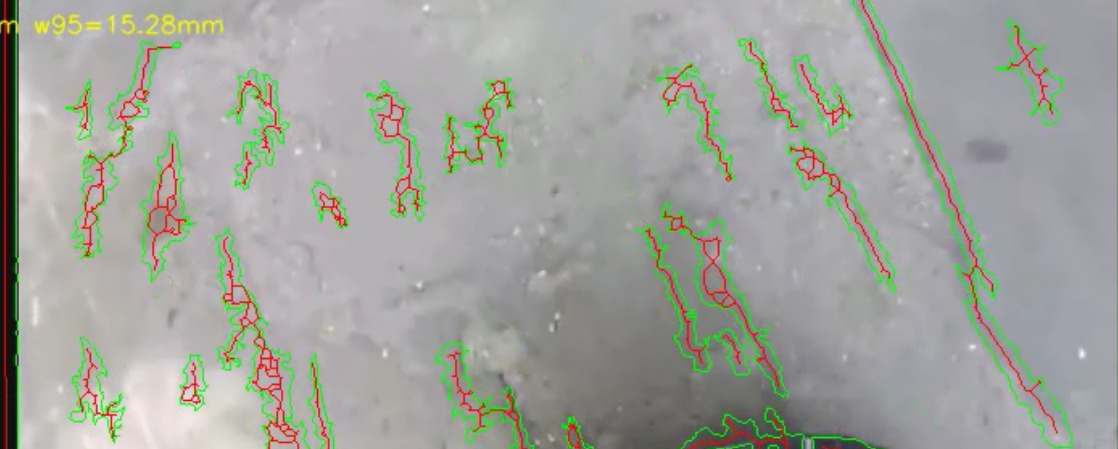
#> input picture grietas_detectadas.jpeg, 1118 x 449 px, given in place of video_grietas.mp4, which was not available
$ python mian.py
#> lines starting #> are read from the running program, lines starting #| are printed output that depends on the picture; after the words box and inside, x2 and y2 are one past the last pixel; in counts of white or black regions, pixels touching at a corner belong together; pictures that were not available may be replaced by others from this repository, and a replacement may not be noted
import cv2
import numpy as np
from google.colab.patches import cv2_imshow # Import added here

def adjust_gamma(image, gamma=1.0):
    """
    Técnica no lineal para oscurecer medios tonos (grietas pálidas)
    sin perder la información general.
    gamma < 1.0 hace la imagen más oscura (resalta grietas claras).
    """
    invGamma = 1.0 / gamma
    table = np.array([((i / 255.0) ** invGamma) * 255
                      for i in np.arange(0, 256)]).astype("uint8")
    return cv2.LUT(image, table)

def process_road_video_v3(video_path, output_path=None):
#> called with video_path = 'video_grietas.mp4'
    cap = cv2.VideoCapture(video_path)
    if not cap.isOpened():
        print("Error al abrir video")
        return

    if output_path:
        width = int(cap.get(cv2.CAP_PROP_FRAME_WIDTH))
        height = int(cap.get(cv2.CAP_PROP_FRAME_HEIGHT))
        fps = int(cap.get(cv2.CAP_PROP_FPS))
        out = cv2.VideoWriter(output_path, cv2.VideoWriter_fourcc(*'mp4v'), fps, (width, height))

    # --- AJUSTES DE ALTA SENSIBILIDAD ---
    # ROI: Corte del auto (20% abajo)
    CAR_MASK_PERCENT = 0.25

    # GAMMA: Valor clave para tus nuevas imágenes.
    # Un valor bajo (0.4 - 0.6) oscurece las grietas grises.
    GAMMA_VALUE = 0.5

    # BlackHat Kernel: Un poco más grande para asegurar que pille grietas largas
    BLACKHAT_KERNEL_SIZE = (20, 20)

    # Umbral: Lo bajamos aún más gracias a la limpieza previa
    THRESHOLD_VAL = 15

    # Filtros de forma
    MIN_AREA = 20         # Aceptamos fragmentos pequeños
    MAX_SOLIDITY = 0.6    # Las grietas son irregulares

    clahe = cv2.createCLAHE(clipLimit=4.0, tileGridSize=(8,8))
    kernel_bh = cv2.getStructuringElement(cv2.MORPH_RECT, BLACKHAT_KERNEL_SIZE)
    kernel_clean = cv2.getStructuringElement(cv2.MORPH_RECT, (3, 3))

    while True:
        ret, frame = cap.read()
#> frame is the input picture: shape (449, 1118, 3); mean B, G, R 157.1, 164.1, 161.8
        if not ret: break

        height, width = frame.shape[:2]
#> height = 449; width = 1118

        # 1. Escala de grises
        gray = cv2.cvtColor(frame, cv2.COLOR_BGR2GRAY)

        # -------------------------------------------------------------
        # PASO CLAVE 1: FILTRO BILATERAL
        # -------------------------------------------------------------
        # Suaviza el "grano" del asfalto (reduce ruido) PERO mantiene
        # los bordes afilados de la grieta.
        # d=9 (diametro), sigmaColor=75, sigmaSpace=75
        filtered = cv2.bilateralFilter(gray, 9, 75, 75)

        # -------------------------------------------------------------
        # PASO CLAVE 2: CORRECCIÓN GAMMA + CLAHE
        # -------------------------------------------------------------
        # Primero ecualizamos contraste local (CLAHE)
        enhanced = clahe.apply(filtered)
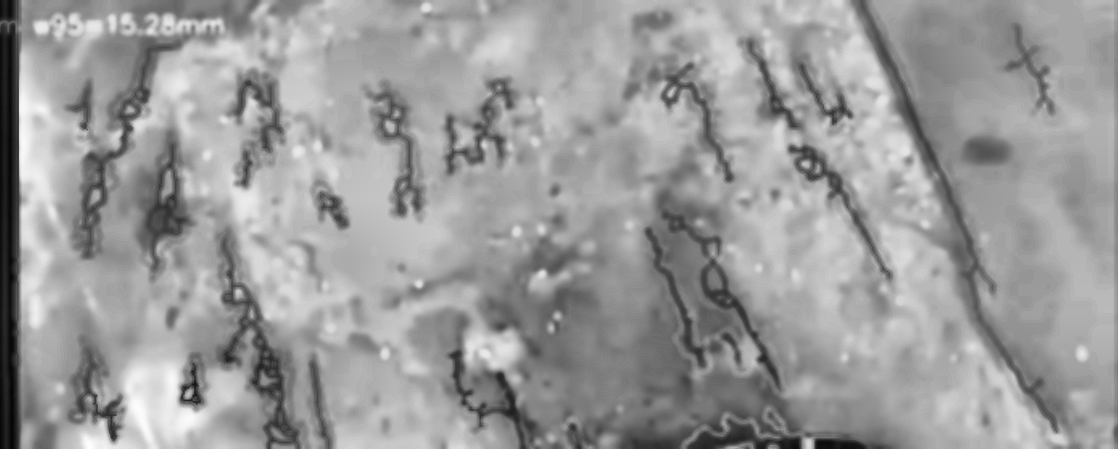
#> enhanced: shape (449, 1118); min 4, max 253, mean 154.8
        # Luego aplicamos Gamma para hundir los grises en negro
        gamma_corrected = adjust_gamma(enhanced, gamma=GAMMA_VALUE)
#> in adjust_gamma, `return cv2.LUT(image, table)`:
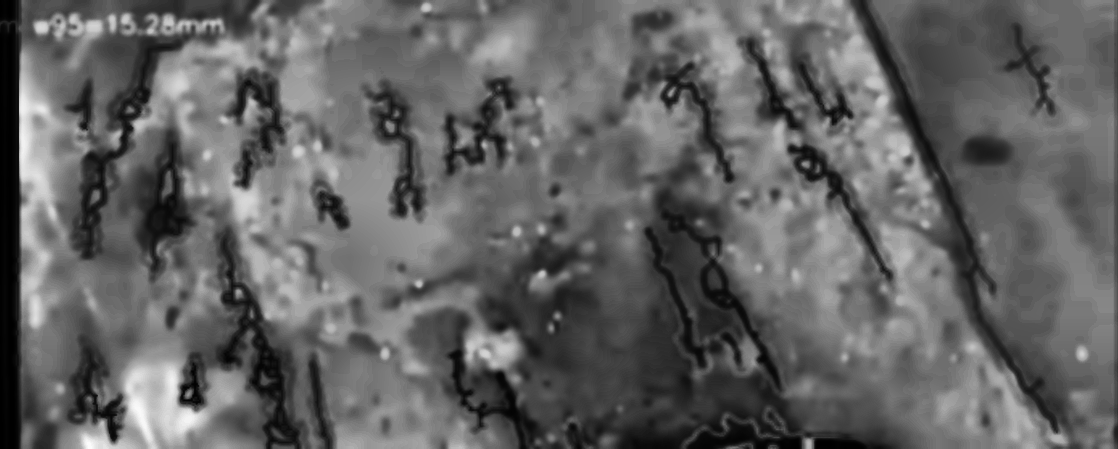
#> returned value: shape (449, 1118); min 0, max 251, mean 99.3

        # -------------------------------------------------------------
        # PASO 3: Detección (BlackHat)
        # -------------------------------------------------------------
        blackhat = cv2.morphologyEx(gamma_corrected, cv2.MORPH_BLACKHAT, kernel_bh)

        # ROI y Pintura (Igual que antes)
        roi_mask = np.ones_like(gray, dtype=np.uint8) * 255
        cutoff_y = int(height * (1 - CAR_MASK_PERCENT))
#> cutoff_y = 336
        roi_mask[cutoff_y:, :] = 0

        # Detectar pintura sobre la imagen original (más brillante)
        _, paint_mask = cv2.threshold(gray, 210, 255, cv2.THRESH_BINARY)
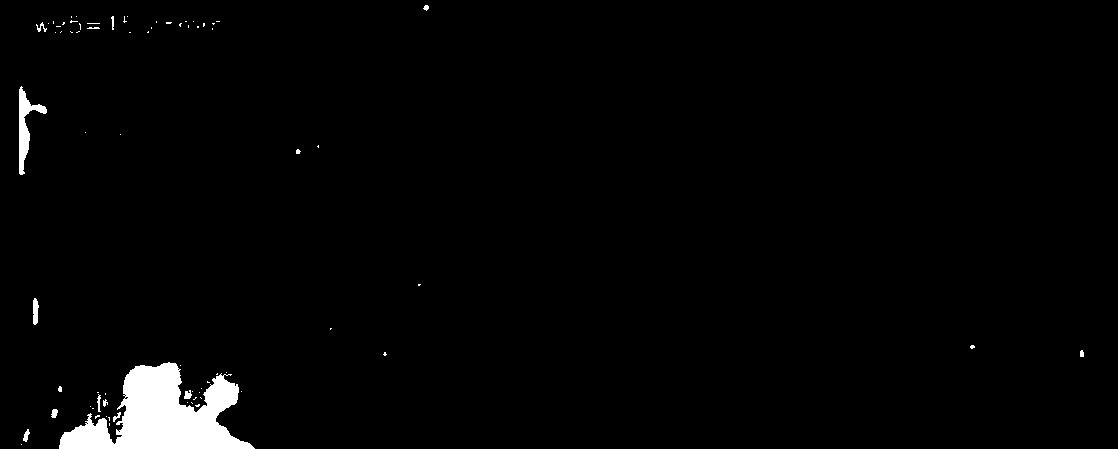
#> paint_mask: shape (449, 1118); 2.1% white; 74 white regions (59 under 20 px), largest, box (x1, y1, x2, y2) and area: (59, 362, 255, 449) 8946, (19, 86, 47, 175) 805, (33, 298, 39, 325) 127
        paint_mask = cv2.dilate(paint_mask, kernel_clean, iterations=4)
#> paint_mask: shape (449, 1118); 3.9% white; 22 white regions, largest, box (x1, y1, x2, y2) and area: (55, 358, 259, 449) 12351, (15, 82, 51, 179) 1891, (32, 12, 104, 37) 1314

        # Aplicar máscaras
        blackhat[paint_mask > 0] = 0
        blackhat[roi_mask == 0] = 0

        # -------------------------------------------------------------
        # PASO 4: Binarización Adaptativa Híbrida
        # -------------------------------------------------------------
        # En lugar de un simple threshold, combinamos:
        # A. Lo que es oscurísimo (grieta profunda)
        _, t1 = cv2.threshold(blackhat, THRESHOLD_VAL, 255, cv2.THRESH_BINARY)
#> t1: shape (449, 1118); 20.6% white; 367 white regions (215 under 20 px), largest, box (x1, y1, x2, y2) and area: (724, 8, 901, 317) 12322, (845, 0, 1001, 336) 8875, (64, 9, 226, 260) 7947

        # B. Lo que es medio oscuro (grieta fina) - Aumentamos sensibilidad
        # Normalizamos el blackhat para estirar el contraste al máximo 0-255
        normalized_bh = cv2.normalize(blackhat, None, 0, 255, cv2.NORM_MINMAX)
        _, t2 = cv2.threshold(normalized_bh, 35, 255, cv2.THRESH_BINARY)
#> t2: shape (449, 1118); 16.1% white; 317 white regions (151 under 20 px), largest, box (x1, y1, x2, y2) and area: (64, 13, 225, 259) 6771, (736, 31, 900, 295) 6229, (847, 0, 1000, 336) 5657

        # Usamos la intersección lógica o unión ponderada?
        # Usaremos t2 (más sensible) pero la limpiaremos con operaciones morfológicas
        binary_cracks = t2

        # Limpieza de ruido "sal y pimienta" del asfalto
        binary_cracks = cv2.morphologyEx(binary_cracks, cv2.MORPH_OPEN, kernel_clean)
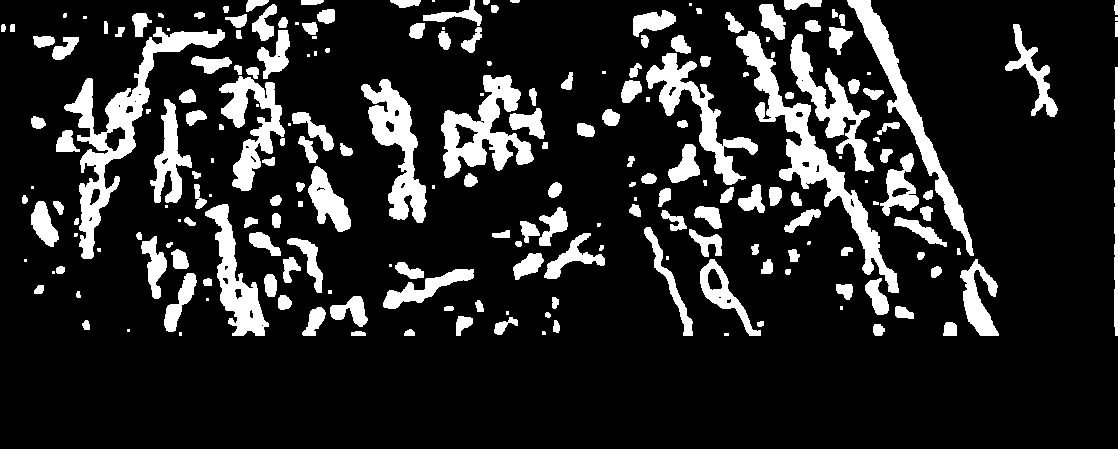
#> binary_cracks: shape (449, 1118); 15.6% white; 216 white regions (42 under 20 px)

        # Detección de contornos
        cnts, _ = cv2.findContours(binary_cracks, cv2.RETR_EXTERNAL, cv2.CHAIN_APPROX_SIMPLE)
#> cnts = 216 contours, 59 with area under 20; largest, box (x1, y1, x2, y2) and area: (64, 27, 225, 259) 6288, (736, 31, 899, 293) 5781, (441, 75, 534, 178) 4192, (847, 0, 974, 256) 3849, (361, 79, 427, 223) 3634

        vis_frame = frame.copy()
        cv2.line(vis_frame, (0, cutoff_y), (width, cutoff_y), (255, 0, 0), 2)
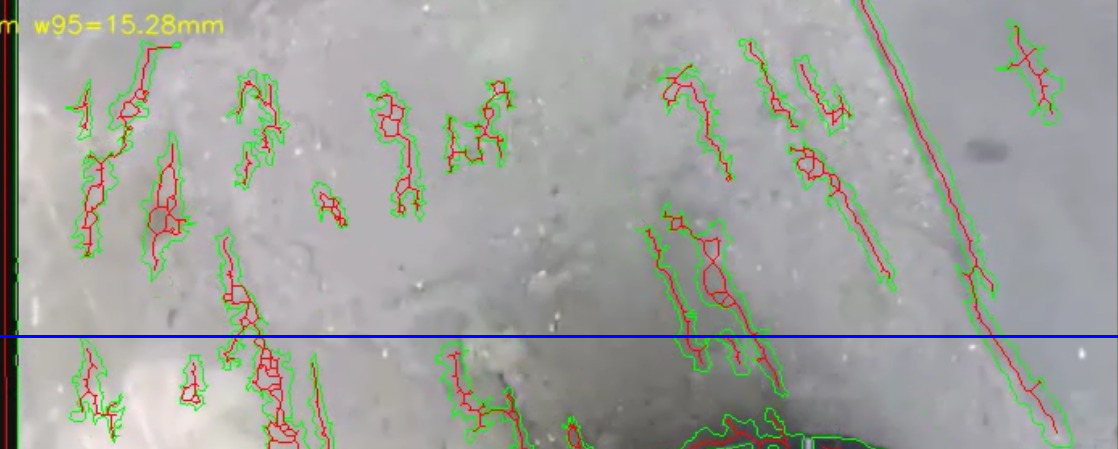
#> vis_frame: shape (449, 1118, 3); 0.67% of pixels changed, all inside (x1, y1, x2, y2) = (0, 335, 1118, 338)

        detection_count = 0
        for c in cnts:
            area = cv2.contourArea(c)
            if area < MIN_AREA: continue

            hull = cv2.convexHull(c)
            hull_area = cv2.contourArea(hull)
            if hull_area == 0: continue
            solidity = float(area) / hull_area

            # Filtro de relación de aspecto (Las grietas son alargadas)
            x,y,w,h = cv2.boundingRect(c)
            aspect_ratio = float(w)/h if h > 0 else 0

            # Una grieta no suele ser un cuadrado perfecto (aspect ratio ~ 1)
            # Aceptamos si es alargada O si tiene baja solidez
            if solidity < MAX_SOLIDITY or (aspect_ratio < 0.5 or aspect_ratio > 2.0):
                cv2.drawContours(vis_frame, [c], -1, (0, 0, 255), 2)
                detection_count += 1
#> this loop made 216 passes
#> (area, hull_area, solidity, x, y, w, h, aspect_ratio) on passes 4, 5, 7, 8, 9, 10, 11, 12, 13, 14, 16, 17: (48.5, 51, 0.951, 351, 331, 15, 5, 3), (47, 48.5, 0.969, 404, 329, 11, 7, 1.57), (97.5, 104, 0.938, 873, 324, 12, 12, 1), (150, 154.5, 0.971, 943, 322, 14, 14, 1), (25.5, 27, 0.944, 757, 321, 7, 6, 1.17), (55, 60, 0.917, 553, 320, 7, 13, 0.538), (48, 51.5, 0.932, 82, 320, 8, 10, 0.8), (160.5, 255, 0.629, 494, 317, 24, 18, 1.33), (188, 219.5, 0.856, 456, 316, 17, 20, 0.85), (20.5, 21, 0.976, 545, 312, 6, 6, 1), (345.5, 413, 0.837, 302, 307, 24, 29, 0.828), (156, 172.5, 0.904, 895, 306, 19, 13, 1.46)
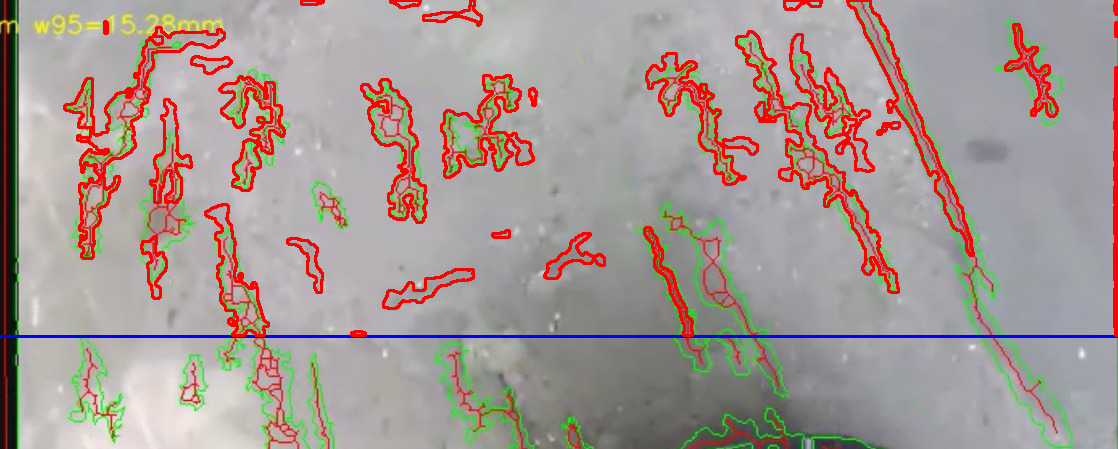
#> vis_frame: shape (449, 1118, 3); 5.95% of pixels changed, all inside (x1, y1, x2, y2) = (63, 0, 1118, 337)
#> after the loop, detection_count = 29

        # VISUALIZACIÓN DIAGNÓSTICA
        # Verás: [Imagen Gamma (oscura) | Resultado Final]
        debug_view = cv2.cvtColor(gamma_corrected, cv2.COLOR_GRAY2BGR)
        stacked = np.hstack((debug_view, vis_frame))

        # Texto de estado
        cv2.putText(stacked, f"Grietas: {detection_count} | Gamma: {GAMMA_VALUE}", (20, 30),
                    cv2.FONT_HERSHEY_SIMPLEX, 0.7, (0, 255, 0), 2)
#> stacked: shape (449, 2236, 3); mean B, G, R 123.9, 126.2, 132.8

        cv2_imshow(cv2.resize(stacked, (0,0), fx=0.5, fy=0.5)) # Changed cv2.imshow to cv2_imshow
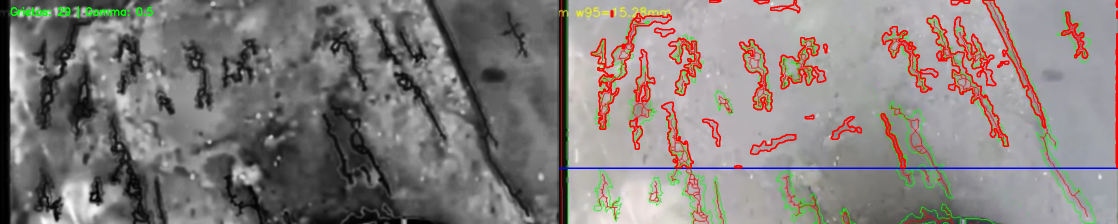
#> shown: shape (224, 1118, 3); mean B, G, R 124, 126.3, 133

        if output_path: out.write(vis_frame)
        if cv2.waitKey(1) == ord('q'): break
#> (key q is pressed here)

    cap.release()
    if output_path: out.release()
    cv2.destroyAllWindows()

process_road_video_v3('video_grietas.mp4')
print("Carga V3. Esta versión usa Filtro Bilateral y Gamma Correction para grietas tenues.")
